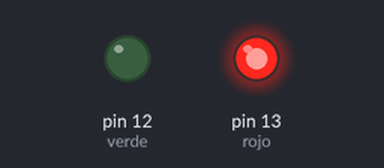
Recording of a sketch running on a simulated Arduino Uno, built with avr-gcc and run on an emulated ATmega328P. Parts: output pins drawn as LEDs (lit = HIGH).

Above: at 0.5 s.
At 2.5 s:
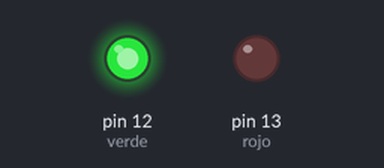
At 3.5 s:
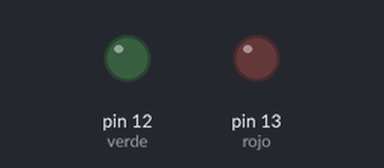
Timing chart, 0 to 5.2 s (numbered marks = the images above):
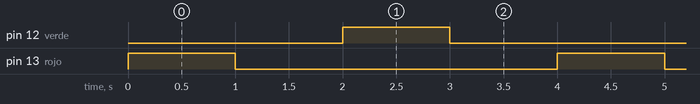

The sketch:

Primera_Practicas_Arduino.ino
```cpp
#include <LiquidCrystal.h>

int rojo = 13;
int verde = 12;

void setup()
{
  pinMode(rojo, OUTPUT);
  pinMode(verde, OUTPUT);
}

void loop()
{
  digitalWrite(rojo, HIGH);
  delay(1000); // Wait for 1000 millisecond(s)
  digitalWrite(rojo, LOW);
  delay(1000); // Wait for 1000 millisecond(s)

  digitalWrite(verde, HIGH);
  delay(1000); // Wait for 1000 millisecond(s)
  digitalWrite(verde, LOW);
  delay(1000);


  mifuncion();
}

void mifuncion(){

}
```

Measured:
- by itself, pin 12 (verde), pin 13 (rojo): alternates HIGH for 1.0 s and LOW for 3.0 s
- by itself, everything shown: repeats every 4.0 s, in 4 steps
